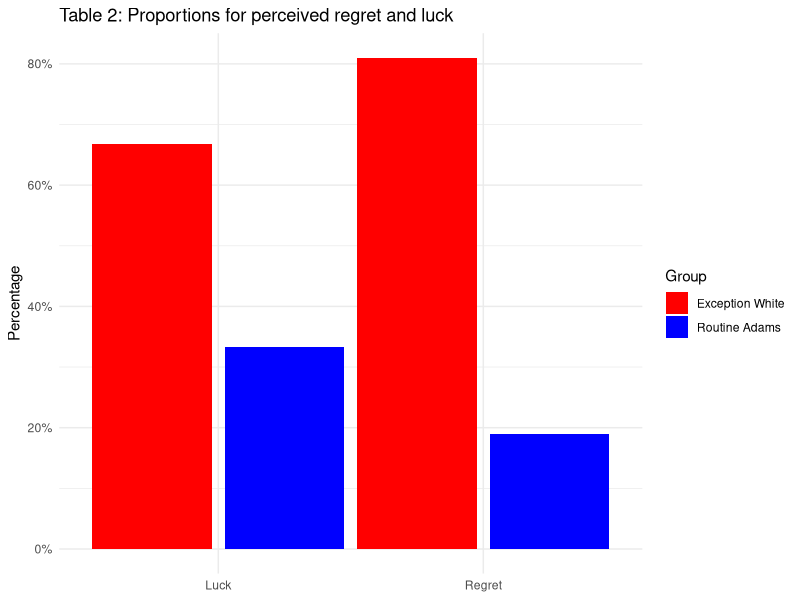
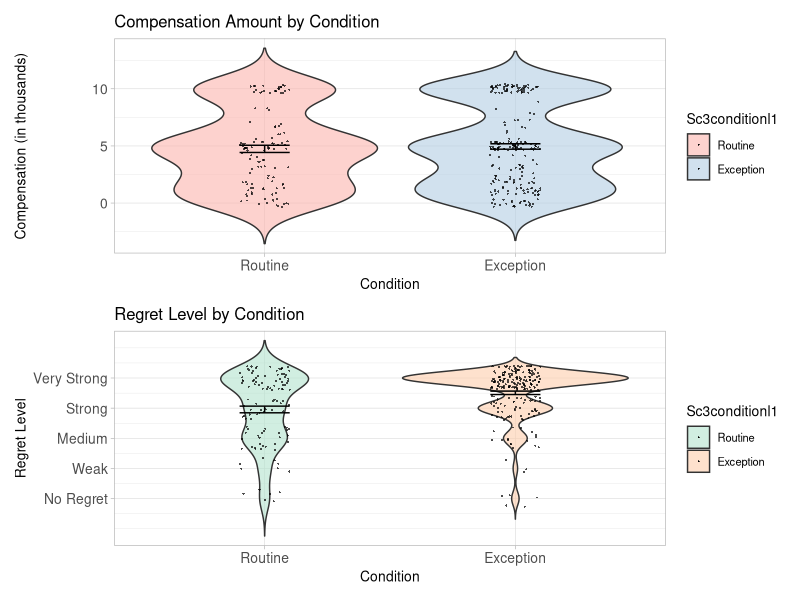

Here is the R script that generated these plots, in order:
## ---- chunk 1


# Load libraries
library(tidyverse)

library(kableExtra)

library(ggthemes)
library(patchwork)


library(here)
library(ggplot2)
library(dplyr)
library(psych)

# Read in data

## ---- chunk 2
# Read the data
fig_2data <-  read_csv(
  file = here("inputs/data/T0002-10.1080_02699931.2018.1504747.csv"))
                 
data_clean <- fig_2data %>%
 slice(-1) %>% # Remove the first row which contains the headers 'Counts' and '%'
 rename(Group = `...1`, Regret_Counts = Regret, Regret_Percent = `...3`,
        Luck_Counts = Luck, Luck_Percent = `...5`)

long_data <- data_clean %>% 
 pivot_longer(
   cols = starts_with("Regret_") | starts_with("Luck_"),
   names_to = c("Type", ".value"),
   names_sep = "_"
 )

long_data <- long_data %>%
 mutate(Percent = as.numeric(as.character(Percent)) / 100)

ggplot(long_data, aes(x = Type, y = Percent, fill = Group)) + 
 geom_bar(stat = "identity", position = position_dodge(width = 1)) +
 scale_y_continuous(labels = scales::percent_format()) +
 scale_fill_manual(values = c("Routine Adams" = "blue", "Exception White" = "red")) +
 labs(x = NULL, y = "Percentage", fill = "Group", title = "Table 2: Proportions for perceived regret and luck") +
 theme_minimal()

## ---- chunk 3

data <-  read_csv(
  file = here("inputs/data/osf-past-normality-regret-replication-exp2-data-v2.csv"))



data$Sc3condition1 <- 0
data$compensationagg1 <- 0
data$regretagg1 <- 0
for (i in 1:nrow(data)){
  if (!is.na(data$Sc3_C1_text[i])){
    data$Sc3condition1[i] <- 1
    data$compensationagg1[i] <- data$sc3_c1_compensation[i]
    data$regretagg1[i] <- data$sc3_c1_regret[i]
  }
  else if (!is.na(data$Sc3_C2_text[i])){
    data$Sc3condition1[i] <- 2
    data$compensationagg1[i] <- data$sc3_c2_compensation[i]
    data$regretagg1[i] <- data$sc3_c2_regret[i]
  }
  else if (!is.na(data$Sc3_C3_text[i])){
    data$Sc3condition1[i] <- 2
    data$compensationagg1[i] <- data$sc3_c3_compensation[i]
    data$regretagg1[i] <- data$sc3_c3_regret[i]
  }
  else {
    data$Sc3condition1[i] <- NA
    data$compensationagg1[i] <- NA
    data$regretagg1[i] <- NA
  }
}

#value labels
data$Sc3conditionl1<-factor(data$Sc3condition1,levels = c(1,2), labels=c("Routine", "Exception"))



#Adjust Copensation-Scale to original paper (Values from 0 to 10, instead of 1 to 11)
data$compensationaggrecoded1 = data$compensationagg1-1

#Adjust Regret Scale (Values 1 to 5, indead of 0 to 4)
data$regretaggrecoded1 = data$regretagg1+1

# Label Variables
names (data$compensationaggrecoded1) <- c("0", "100,000", "200,000", "300,000", "400,000", "500,000", "600,000", "700,000", "800,000", "900,000", "1,000,000")
names (data$regretaggrecoded1) <- c("no regret", "weak regret", "medium regret", "strong regret", "very strong regret")





data_filtered <- data %>% filter(!is.na(Sc3conditionl1))

# Enhanced compensation plot
exceptioncombinedcompensationplot <- ggplot(data_filtered, aes(x=Sc3conditionl1, y=compensationaggrecoded1, fill=Sc3conditionl1)) +
  geom_violin(trim=FALSE, alpha=0.6) + 
  geom_jitter(shape=16, position=position_jitter(0.1), alpha=0.7, size=0.4) +
  scale_fill_brewer(palette="Pastel1") + 
  theme_light(base_size = 10) + 
 
  
  labs(x="Condition", y="Compensation (in thousands)", title="Compensation Amount by Condition") + theme(
    axis.title = element_text(size = 10),  # Smaller axis titles
    axis.text = element_text(size = 10)    # Smaller axis text
  ) +
  scale_y_continuous(labels=scales::comma) + 
  stat_summary(fun.data = mean_se, geom = "errorbar", width = 0.2, color="black") +
  stat_summary(fun=mean, geom="point", shape=18, size=0.1, color="black")




########
# Regret
########

exceptioncombinedregretplot <- ggplot(data_filtered, aes(x=Sc3conditionl1, y=regretaggrecoded1, fill=Sc3conditionl1)) +
  geom_violin(trim=FALSE, alpha=0.6) + 
  geom_jitter(shape=16, position=position_jitter(0.1), alpha=0.7, size=0.4) +
  scale_fill_brewer(palette="Pastel2") + 
  theme_light(base_size = 10) + 
  
  labs(x="Condition", y="Regret Level", title="Regret Level by Condition") + theme(
    axis.title = element_text(size = 10),  # Smaller axis titles
    axis.text = element_text(size = 10)    # Smaller axis text
  ) +
  
  scale_y_continuous(breaks=1:5, labels=c("No Regret", "Weak", "Medium", "Strong", "Very Strong")) + 
  stat_summary(fun.data = mean_se, geom = "errorbar", width = 0.2, color="black") +
  stat_summary(fun=mean, geom="point", shape=18, size=0.1, color="black")




combined_plot <- exceptioncombinedcompensationplot / exceptioncombinedregretplot + 
  plot_layout(heights = c(1, 1)) # Equal heights for both plots

# Print the combined plot
combined_plot
